Frame 1 (no input): blank canvas, image omitted
Frame 60 (the mouse pressed at the canvas centre just before this capture): blank canvas, image omitted
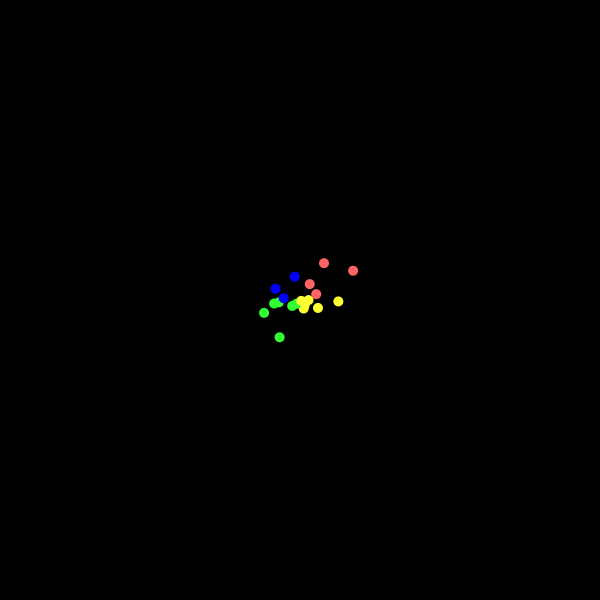
Frame 120 (the mouse held since frame 60 and released just before this capture)

The Processing sketch whose frames 1 and 60 were blank and that drew this single picture after the mouse press (run headless with seeded random() and noise(); from frame 60 on, the mouse is pressed at the canvas centre):

// Processing sketch: firework
// ── firework.pde

FloatList xs;
FloatList ys;

FloatList vxs;
FloatList vys;

FloatList lifes;

void setup() {
  size(600, 600);
  noStroke();
  fill(0);

  // 可変長配列を初期化
  xs = new FloatList();
  ys = new FloatList();
  vxs = new FloatList();
  vys = new FloatList();
  lifes=new FloatList();
  
  // エージェントの初期位置を設定
  for (int i = 0; i < 200; i++) {
  
    
  //  xs.append(width / 2);
  //  ys.append(height / 2);

  //  // 速度もランダムに設定
  //  vxs.append(random(-5, 5));
  //  vys.append(random(-5, 5));
  }
}

void draw() {
  background(0);

  // 新たなエージェントを追加
  if (mousePressed) {
    xs.append(mouseX);
    ys.append(mouseY);
    // 速度もランダムに設定
    vxs.append(random(-3, 3));
    vys.append(random(-3, 3));
    lifes.append(1);
   
    for (int i = 0; i < xs.size(); i++) {
      lifes.sub(i,0.05);
      // i番目のエージェントに重力を加える
      vys.add(i, 0.01);
      
      xs.add(i, vxs.get(i));
      ys.add(i, vys.get(i));
      if(xs.get(i)>width/2&&ys.get(i)<height/2){
      fill(255,100,100);
      }
      if(xs.get(i)<width/2&&ys.get(i)>height/2){
      fill(50,255,50);
      }
      if(xs.get(i)<width/2&&ys.get(i)<height/2){
      fill(0,0,255);
      }
      if(xs.get(i)>width/2&&ys.get(i)>height/2){
      fill(255,255,50);
      }
      if(lifes.get(i)>0){ 
        ellipse(xs.get(i), ys.get(i), 10, 10);
    
  }
    }
  }
}
